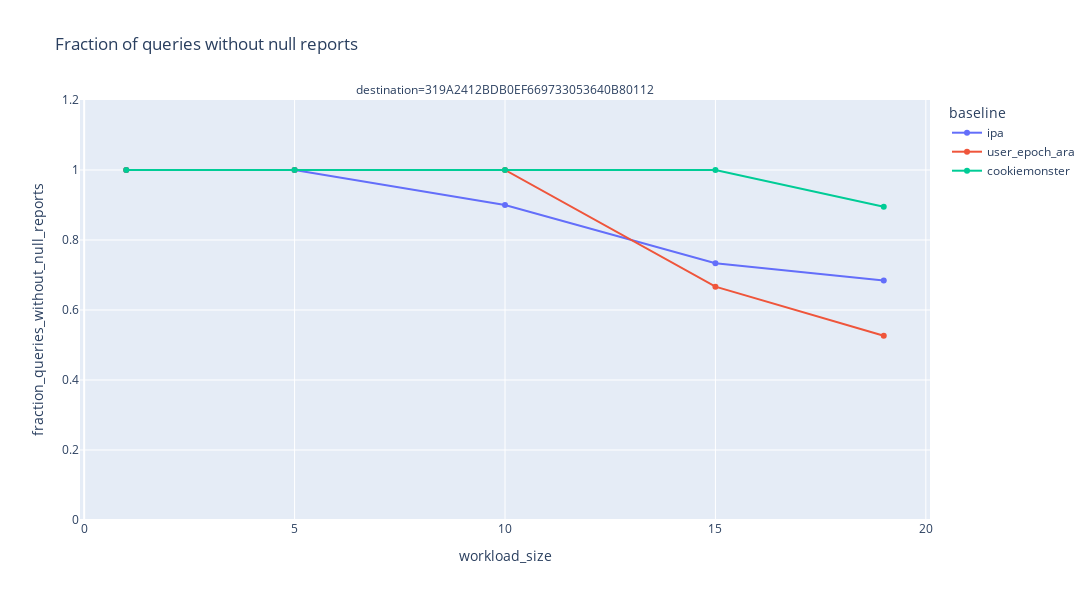
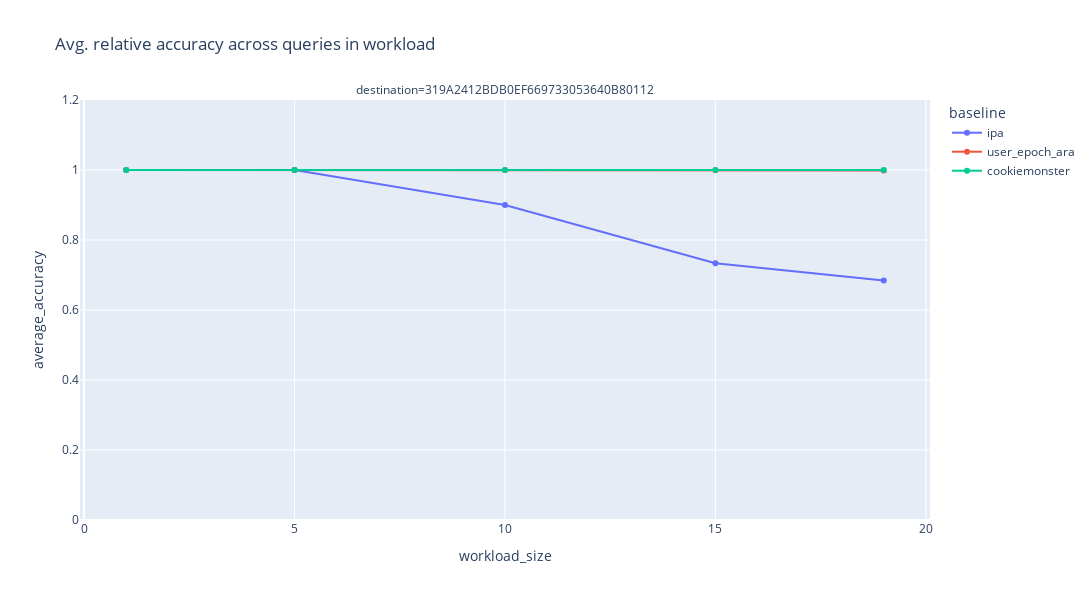
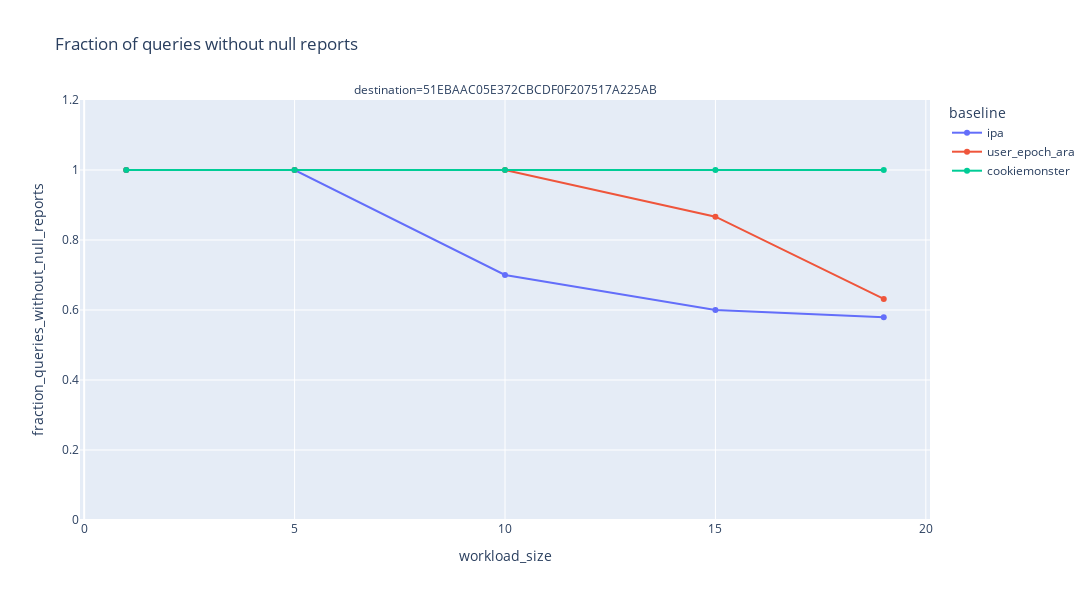
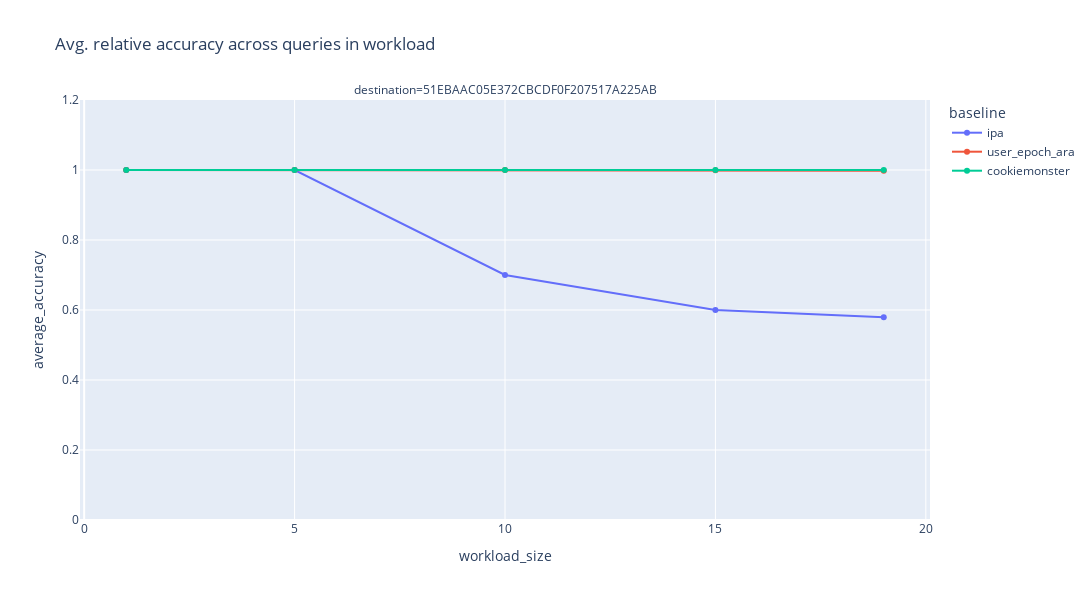

The notebook cell saved with these charts, in order:
### Code cell
for destination in results.groupby(['destination']).destination.unique():
    advertiser = results[results['destination'].isin(destination)]
    plot_null_reports_analysis(advertiser, save_dir="large")

### Figure 1 — Plotly figure (JSON) as saved in the notebook; plotly's stock layout.template omitted (floating-point values rounded to 4 significant figures)
{"data": [{"hovertemplate": "baseline=ipa<br>destination=319A2412BDB0EF669733053640B80112<br>workload_size=%{x}<br>fraction_queries_without_null_reports=%{y}<extra></extra>", "legendgroup": "ipa", "line": {"color": "#636efa", "dash": "solid"}, "marker": {"symbol": "circle"}, "mode": "lines+markers", "name": "ipa", "orientation": "v", "showlegend": true, "type": "scatter", "x": [1, 5, 10, 15, 19], "xaxis": "x", "y": [1, 1, 0.9, 0.7333, 0.6842], "yaxis": "y"}, {"hovertemplate": "baseline=user_epoch_ara<br>destination=319A2412BDB0EF669733053640B80112<br>workload_size=%{x}<br>fraction_queries_without_null_reports=%{y}<extra></extra>", "legendgroup": "user_epoch_ara", "line": {"color": "#EF553B", "dash": "solid"}, "marker": {"symbol": "circle"}, "mode": "lines+markers", "name": "user_epoch_ara", "orientation": "v", "showlegend": true, "type": "scatter", "x": [1, 5, 10, 15, 19], "xaxis": "x", "y": [1, 1, 1, 0.6667, 0.5263], "yaxis": "y"}, {"hovertemplate": "baseline=cookiemonster<br>destination=319A2412BDB0EF669733053640B80112<br>workload_size=%{x}<br>fraction_queries_without_null_reports=%{y}<extra></extra>", "legendgroup": "cookiemonster", "line": {"color": "#00cc96", "dash": "solid"}, "marker": {"symbol": "circle"}, "mode": "lines+markers", "name": "cookiemonster", "orientation": "v", "showlegend": true, "type": "scatter", "x": [1, 5, 10, 15, 19], "xaxis": "x", "y": [1, 1, 1, 1, 0.8947], "yaxis": "y"}], "layout": {"annotations": [{"showarrow": false, "text": "destination=319A2412BDB0EF669733053640B80112", "x": 0.5, "xanchor": "center", "xref": "paper", "y": 1, "yanchor": "bottom", "yref": "paper"}], "height": 600, "legend": {"title": {"text": "baseline"}, "tracegroupgap": 0}, "title": {"text": "Fraction of queries without null reports"}, "width": 1100, "xaxis": {"anchor": "y", "domain": [0, 1], "title": {"text": "workload_size"}}, "yaxis": {"anchor": "x", "domain": [0, 1], "range": [0, 1.2], "title": {"text": "fraction_queries_without_null_reports"}}}}

### Figure 2 — Plotly figure (JSON) as saved in the notebook; plotly's stock layout.template omitted (floating-point values rounded to 4 significant figures)
{"data": [{"hovertemplate": "baseline=ipa<br>destination=319A2412BDB0EF669733053640B80112<br>workload_size=%{x}<br>average_accuracy=%{y}<extra></extra>", "legendgroup": "ipa", "line": {"color": "#636efa", "dash": "solid"}, "marker": {"symbol": "circle"}, "mode": "lines+markers", "name": "ipa", "orientation": "v", "showlegend": true, "type": "scatter", "x": [1, 5, 10, 15, 19], "xaxis": "x", "y": [1, 1, 0.9, 0.7333, 0.6842], "yaxis": "y"}, {"hovertemplate": "baseline=user_epoch_ara<br>destination=319A2412BDB0EF669733053640B80112<br>workload_size=%{x}<br>average_accuracy=%{y}<extra></extra>", "legendgroup": "user_epoch_ara", "line": {"color": "#EF553B", "dash": "solid"}, "marker": {"symbol": "circle"}, "mode": "lines+markers", "name": "user_epoch_ara", "orientation": "v", "showlegend": true, "type": "scatter", "x": [1, 5, 10, 15, 19], "xaxis": "x", "y": [1, 1, 1, 0.9996, 0.9988], "yaxis": "y"}, {"hovertemplate": "baseline=cookiemonster<br>destination=319A2412BDB0EF669733053640B80112<br>workload_size=%{x}<br>average_accuracy=%{y}<extra></extra>", "legendgroup": "cookiemonster", "line": {"color": "#00cc96", "dash": "solid"}, "marker": {"symbol": "circle"}, "mode": "lines+markers", "name": "cookiemonster", "orientation": "v", "showlegend": true, "type": "scatter", "x": [1, 5, 10, 15, 19], "xaxis": "x", "y": [1, 1, 1, 1, 0.9999], "yaxis": "y"}], "layout": {"annotations": [{"showarrow": false, "text": "destination=319A2412BDB0EF669733053640B80112", "x": 0.5, "xanchor": "center", "xref": "paper", "y": 1, "yanchor": "bottom", "yref": "paper"}], "height": 600, "legend": {"title": {"text": "baseline"}, "tracegroupgap": 0}, "title": {"text": "Avg. relative accuracy across queries in workload"}, "width": 1100, "xaxis": {"anchor": "y", "domain": [0, 1], "title": {"text": "workload_size"}}, "yaxis": {"anchor": "x", "domain": [0, 1], "range": [0, 1.2], "title": {"text": "average_accuracy"}}}}

### Figure 3 — Plotly figure (JSON) as saved in the notebook; plotly's stock layout.template omitted (floating-point values rounded to 4 significant figures)
{"data": [{"hovertemplate": "baseline=ipa<br>destination=51EBAAC05E372CBCDF0F207517A225AB<br>workload_size=%{x}<br>fraction_queries_without_null_reports=%{y}<extra></extra>", "legendgroup": "ipa", "line": {"color": "#636efa", "dash": "solid"}, "marker": {"symbol": "circle"}, "mode": "lines+markers", "name": "ipa", "orientation": "v", "showlegend": true, "type": "scatter", "x": [1, 5, 10, 15, 19], "xaxis": "x", "y": [1, 1, 0.7, 0.6, 0.5789], "yaxis": "y"}, {"hovertemplate": "baseline=user_epoch_ara<br>destination=51EBAAC05E372CBCDF0F207517A225AB<br>workload_size=%{x}<br>fraction_queries_without_null_reports=%{y}<extra></extra>", "legendgroup": "user_epoch_ara", "line": {"color": "#EF553B", "dash": "solid"}, "marker": {"symbol": "circle"}, "mode": "lines+markers", "name": "user_epoch_ara", "orientation": "v", "showlegend": true, "type": "scatter", "x": [1, 5, 10, 15, 19], "xaxis": "x", "y": [1, 1, 1, 0.8667, 0.6316], "yaxis": "y"}, {"hovertemplate": "baseline=cookiemonster<br>destination=51EBAAC05E372CBCDF0F207517A225AB<br>workload_size=%{x}<br>fraction_queries_without_null_reports=%{y}<extra></extra>", "legendgroup": "cookiemonster", "line": {"color": "#00cc96", "dash": "solid"}, "marker": {"symbol": "circle"}, "mode": "lines+markers", "name": "cookiemonster", "orientation": "v", "showlegend": true, "type": "scatter", "x": [1, 5, 10, 15, 19], "xaxis": "x", "y": [1, 1, 1, 1, 1], "yaxis": "y"}], "layout": {"annotations": [{"showarrow": false, "text": "destination=51EBAAC05E372CBCDF0F207517A225AB", "x": 0.5, "xanchor": "center", "xref": "paper", "y": 1, "yanchor": "bottom", "yref": "paper"}], "height": 600, "legend": {"title": {"text": "baseline"}, "tracegroupgap": 0}, "title": {"text": "Fraction of queries without null reports"}, "width": 1100, "xaxis": {"anchor": "y", "domain": [0, 1], "title": {"text": "workload_size"}}, "yaxis": {"anchor": "x", "domain": [0, 1], "range": [0, 1.2], "title": {"text": "fraction_queries_without_null_reports"}}}}

### Figure 4 — Plotly figure (JSON) as saved in the notebook; plotly's stock layout.template omitted (floating-point values rounded to 4 significant figures)
{"data": [{"hovertemplate": "baseline=ipa<br>destination=51EBAAC05E372CBCDF0F207517A225AB<br>workload_size=%{x}<br>average_accuracy=%{y}<extra></extra>", "legendgroup": "ipa", "line": {"color": "#636efa", "dash": "solid"}, "marker": {"symbol": "circle"}, "mode": "lines+markers", "name": "ipa", "orientation": "v", "showlegend": true, "type": "scatter", "x": [1, 5, 10, 15, 19], "xaxis": "x", "y": [1, 1, 0.7, 0.6, 0.5789], "yaxis": "y"}, {"hovertemplate": "baseline=user_epoch_ara<br>destination=51EBAAC05E372CBCDF0F207517A225AB<br>workload_size=%{x}<br>average_accuracy=%{y}<extra></extra>", "legendgroup": "user_epoch_ara", "line": {"color": "#EF553B", "dash": "solid"}, "marker": {"symbol": "circle"}, "mode": "lines+markers", "name": "user_epoch_ara", "orientation": "v", "showlegend": true, "type": "scatter", "x": [1, 5, 10, 15, 19], "xaxis": "x", "y": [1, 1, 1, 0.9993, 0.9982], "yaxis": "y"}, {"hovertemplate": "baseline=cookiemonster<br>destination=51EBAAC05E372CBCDF0F207517A225AB<br>workload_size=%{x}<br>average_accuracy=%{y}<extra></extra>", "legendgroup": "cookiemonster", "line": {"color": "#00cc96", "dash": "solid"}, "marker": {"symbol": "circle"}, "mode": "lines+markers", "name": "cookiemonster", "orientation": "v", "showlegend": true, "type": "scatter", "x": [1, 5, 10, 15, 19], "xaxis": "x", "y": [1, 1, 1, 1, 1], "yaxis": "y"}], "layout": {"annotations": [{"showarrow": false, "text": "destination=51EBAAC05E372CBCDF0F207517A225AB", "x": 0.5, "xanchor": "center", "xref": "paper", "y": 1, "yanchor": "bottom", "yref": "paper"}], "height": 600, "legend": {"title": {"text": "baseline"}, "tracegroupgap": 0}, "title": {"text": "Avg. relative accuracy across queries in workload"}, "width": 1100, "xaxis": {"anchor": "y", "domain": [0, 1], "title": {"text": "workload_size"}}, "yaxis": {"anchor": "x", "domain": [0, 1], "range": [0, 1.2], "title": {"text": "average_accuracy"}}}}
